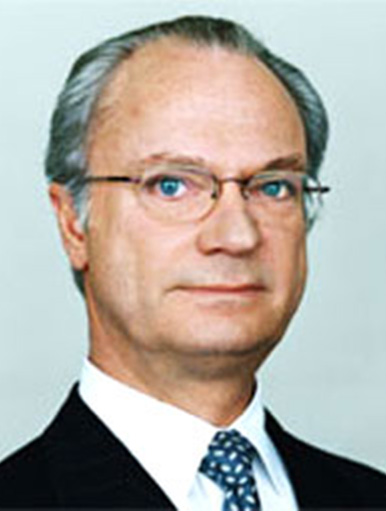
%> input picture images/DB0/db0_1.jpg, 386 x 511 px
$ octave --eval "result = detectFace(imread('images/DB0/db0_1.jpg'));"   (GNU Octave 9; MATLAB toolbox functions it lacks are replaced by stand-ins)
%> lines starting %> are read from the running program, lines starting %| are printed output that depends on the picture; in (x1, y1, x2, y2) boxes, pixels count from 0 and x2, y2 are one past the last pixel; in counts of white or black regions, pixels touching at a corner belong together; the program's own positions count from 1
### enhanceFacemask.m
function [ output_binary ] = enhanceFacemask( input_binary )
% Morphological operations to enhance binary mask

%numberOfHoles = bweuler(facemask)

diskSize = 35;
kernel = strel('square', diskSize);
faceMask = imerode(input_binary, kernel);

faceMask = imdilate(faceMask, strel('disk', 4));

% [12 lines of commented-out code are left out]


output_binary = imfill(faceMask,'holes');

%figure
%imshow(output_binary);
%title('face mask with morphing')

end

### mouthMap.m

%%% Mouth map %%%
% returning the mouth map (mm) and
% the center of the mouth (mc).

function [mm, mc] = mouthMap(I)

IYCbCr = rgb2ycbcr(I);

ICr = double(IYCbCr(:,:,3));
ICb = double(IYCbCr(:,:,2));

n =  0.95 * (mean2((ICr).^2)) / mean2(ICr./ICb);

mm = (ICr.^2) .* ((ICr.^2)-n.*(ICr./ICb)).^2;

mmNormalized = 255.*mm./max(max(mm));

mm = uint8(mmNormalized);

r = 20;
SE = strel('sphere', r); % spherical structuring element
mm = imdilate(mm,SE); % DILATION:
%mm = imerode(mm,SE); % EROSION

[rows, cols] = size(mm);

for row = 1:rows
    for col = 1:cols
        if(mm(row,col) > 150)
            mm(row,col) = 255;
        else
            mm(row,col) = 0;
        end
    end
end

BW = im2bw(mm, 0); % BinaryImage
mm = bwareafilt(BW,1); % Selecting largest object of image

% centroid is the center of an object in an image
labeledImage = bwlabel(mm);
measurements = regionprops(labeledImage, 'Centroid');
centroid = measurements.Centroid;
centroid = round(centroid);
mc = centroid; % mc is the mouth center coordinate (centroid).

I(mc(2),mc(1),:) = 255;

### detectFace.m
function [ face ] = detectFace( input )
% Detecting face by creating binary face mask
% Adding face mask to input image
% Morphing the resulting image

height = size(input,1);
%> height = 511
width = size(input,2);
%> width = 386

%Initialize the output images
binary = zeros(height,width);

%Convert the image from RGB to YCbCr color space
img_ycbcr = rgb2ycbcr(input);
%> img_ycbcr: size 511x386x3 uint8; mean of channels 1, 2, 3 163.7, 123.7, 130.6
Y = img_ycbcr(:,:,1);
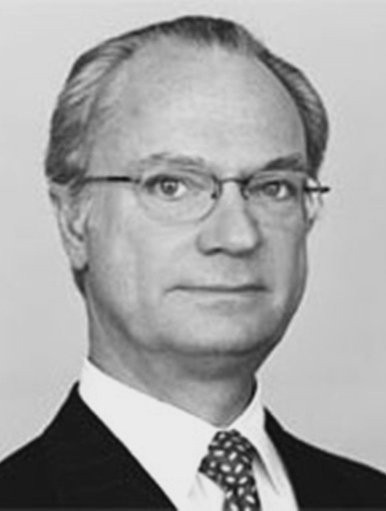
%> Y: size 511x386 uint8; min 16, max 235, mean 163.7
Cb = img_ycbcr(:,:,2);
Cr = img_ycbcr(:,:,3);
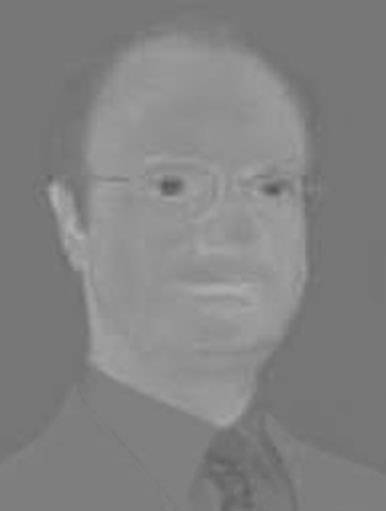
%> Cr: size 511x386 uint8; min 87, max 177, mean 130.6

%Detect Skin with static thresholding
[r,c,v] = find( Cr >= 125 & Cr<=183);
%> r = 101453 values from 25 to 511; c = 101453 values from 1 to 386; v = 101453 logical values, 101453 true
numind = size(r,1);
%> numind = 101453

% Mark skin pixels as white
for i=1:numind
    binary(r(i),c(i)) = 1;
end
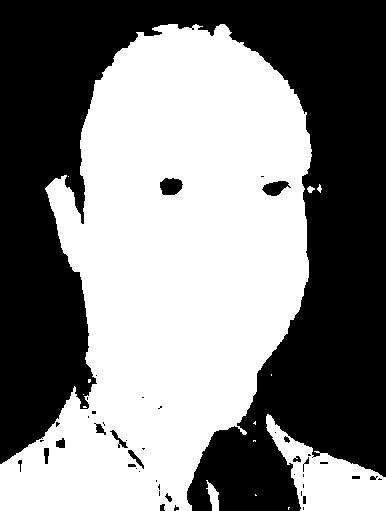
%> binary: size 511x386 double; values 0 (black) and 1 (white), 51.4% white; 45 black regions (27 under 20 px), largest, box (x1, y1, x2, y2) and area: (0, 0, 386, 511) 94445, (160, 178, 183, 195) 310, (262, 181, 291, 196) 266

% Morphological operations to enhance face mask
morphedBinary = enhanceFacemask(binary);
%> in enhanceFacemask, `faceMask = imerode(input_binary, kernel);`: faceMask: size 511x386 double; values 0 (black) and 1 (white), 29.4% white; 4 white regions, box (x1, y1, x2, y2) and area: (85, 47, 292, 466) 52177, (0, 450, 142, 511) 4712, (323, 481, 386, 511) 1092, (133, 415, 141, 423) 47
%> in enhanceFacemask, `faceMask = imdilate(faceMask, strel('disk', 4));`: faceMask: size 511x386 double; values 0 (black) and 1 (white), 32.3% white; 3 white regions, box (x1, y1, x2, y2) and area: (82, 44, 295, 469) 56927, (0, 447, 145, 511) 5426, (320, 478, 386, 511) 1420
%> in enhanceFacemask, `output_binary = imfill(faceMask,'holes');`: output_binary: size 511x386 double; values 0 (black) and 1 (white), 33.5% white; 3 white regions, box (x1, y1, x2, y2) and area: (82, 44, 295, 469) 59178, (0, 447, 145, 511) 5426, (320, 478, 386, 511) 1420
binary_uint8 = im2uint8(morphedBinary);

% Add original face to face mask
facemaskR = immultiply(input(:,:,1), binary_uint8/255);
facemaskG = immultiply(input(:,:,2), binary_uint8/255);
facemaskB = immultiply(input(:,:,3), binary_uint8/255);
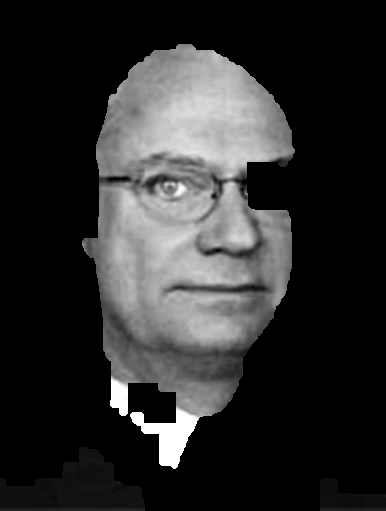
%> facemaskB: size 511x386 uint8; min 0, max 255, mean 45.2

faceMasked = cat(3, facemaskR, facemaskG, facemaskB);
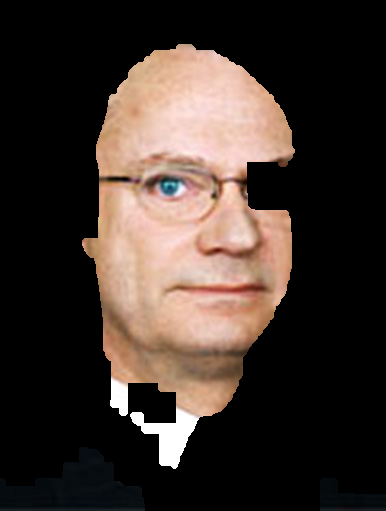
%> faceMasked: size 511x386x3 uint8; mean R, G, B 63.6, 51.6, 45.2

%Mouth map and mouth position
[mouthmap, mouthPos] = mouthMap(faceMasked);
%> in mouthMap, `IYCbCr = rgb2ycbcr(I);`: IYCbCr: size 511x386x3 uint8; mean of channels 1, 2, 3 62.8, 123.4, 133.8
%> in mouthMap, `ICb = double(IYCbCr(:,:,2));`:
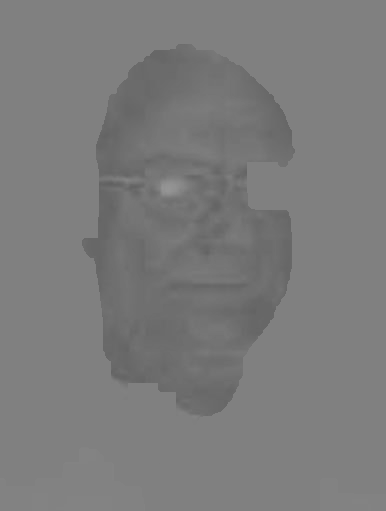
%> ICb: size 511x386 double; min 96, max 149, mean 123.4
%> in mouthMap, `n =  0.95 * (mean2((ICr).^2)) / mean2(ICr./ICb);`: n = 15617.6
%> in mouthMap, `mm = (ICr.^2) .* ((ICr.^2)-n.*(ICr./ICb)).^2;`:
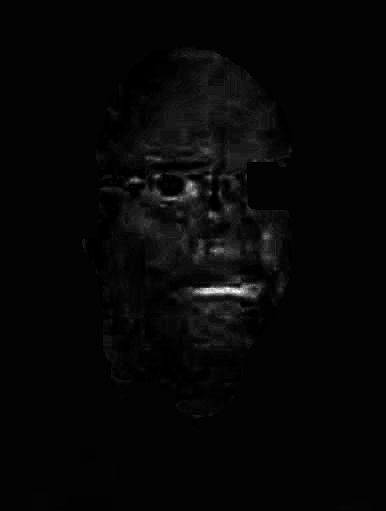
%> mm: size 511x386 double; min 1660.5, max 7.22e+11, mean 1.99e+10; drawn with min black and max white
%> the run ends on the next line

%figure
%imshow(mouthmap)
%title('mouth map')

%Eye positions
[eyePos1, eyePos2, numberOfEyes] = eyeMap(input, mouthPos);

% Return if two eyes were not detected
if( numberOfEyes ~= 2 )
    disp('Two eyes not detected!')
    face = [];
    return
end

% Rotate face to align eye positions
rotatedImage = face_orientation(input, eyePos1, eyePos2);
% Crop image outside of face
cropped = image_normalization(rotatedImage, eyePos1, eyePos2, mouthPos);

face = rgb2gray(cropped);

end

$ run again, on images/DB0/db0_4.jpg
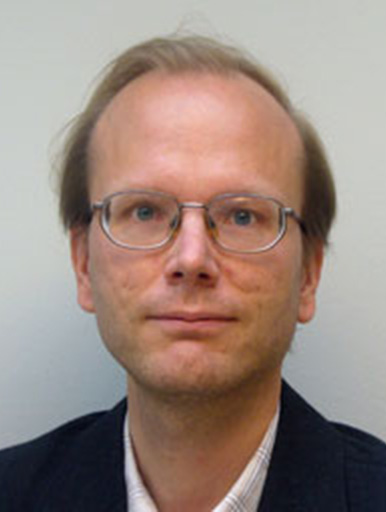
%> input picture images/DB0/db0_4.jpg, 386 x 512 px
%> img_ycbcr: size 512x386x3 uint8; mean of channels 1, 2, 3 136.4, 121.5, 136.7
%> r = 181190 values from 1 to 512; c = 181190 values from 1 to 386; v = 181190 logical values, 181190 true
%> numind = 181190
%> after the loop in detectFace, `for i=1:numind`:
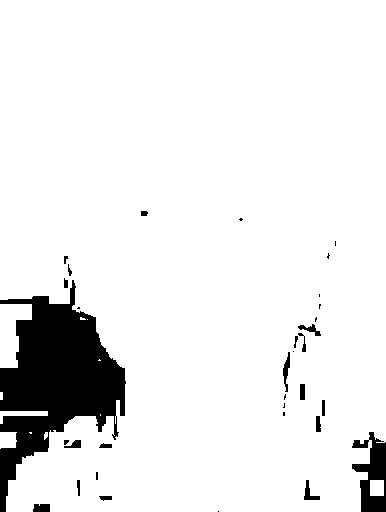
%> binary: size 512x386 double; values 0 (black) and 1 (white), 91.7% white; 33 black regions (14 under 20 px), largest, box (x1, y1, x2, y2) and area: (0, 280, 126, 512) 13732, (352, 432, 386, 512) 1493, (283, 352, 290, 392) 140
%> output_binary: size 512x386 double; values 0 (black) and 1 (white), 77.4% white; 3 black regions, box (x1, y1, x2, y2) and area: (0, 242, 140, 512) 29633, (269, 280, 386, 512) 14663, (204, 497, 233, 512) 435
%> IYCbCr: size 512x386x3 uint8; mean of channels 1, 2, 3 115.7, 121, 136.8
%> n = 15684
%> in mouthMap, `mm = (ICr.^2) .* ((ICr.^2)-n.*(ICr./ICb)).^2;`:
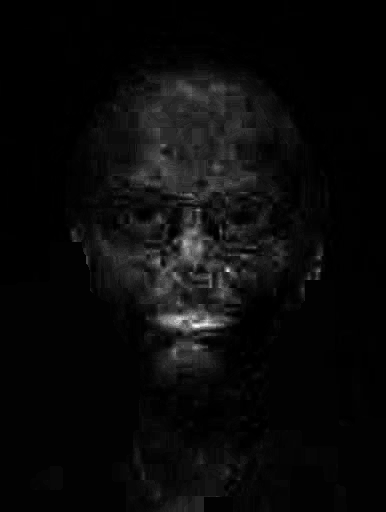
%> mm: size 512x386 double; min 694916.2, max 7.75e+11, mean 3.22e+10; drawn with min black and max white
